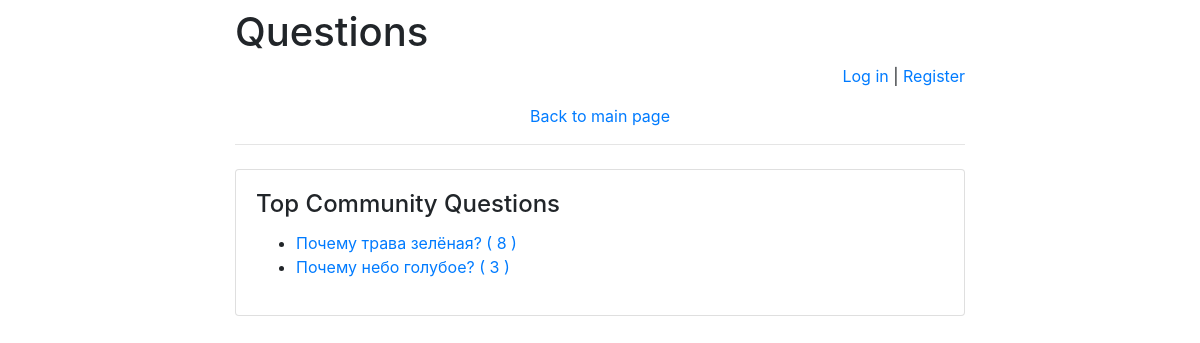
Screenshot of /questions/ with the database file from the repository.
### Questions/models.py (models this page shows, shortened)
class Question(models.Model):
    question_text_short = models.CharField(max_length=200)
    question_text_long = models.CharField(max_length=255)
    pub_date = models.DateTimeField('Date published')
    rating = models.IntegerField(default=0)
    def was_published_recently(self):
        now = timezone.now()
        return now - datetime.timedelta(days=1) <= self.pub_date <= now
    was_published_recently.admin_order_field = 'pub_date'
    was_published_recently.boolean = True
    was_published_recently.short_description = 'Published recently?'

### Questions/views.py (the view)
def index(request):
    message = None
    if "message" in request.GET:
        message = request.GET["message"]
    return render(
        request,
        "index.html",
        {
            "latest_questions":
                Question.objects.order_by('-rating'),
            "message": message
        }
    )

### templates/index.html (shortened to what this page needs)
{% extends 'base.html' %}
{% block main %}
    <h4 class="card-title">Top Community Questions</h4>
    {% if latest_questions %}
        <ul>
            {% for question in latest_questions %}
                <li>
                    <a href="/questions/{{ question.id }}/">
                        {{ question.question_text_short }}
                        {{ "(" }}
                        {{ question.rating }}
                        {{ ")" }}
                    </a>
                </li>
            {% endfor %}
        </ul>
    {% endif %}
{% endblock %}

### rows the page displays
Question: question_text_short "Почему трава зелёная?", value "(", rating "8", value ")"
Question: question_text_short "Почему небо голубое?", value "(", rating "3", value ")"
